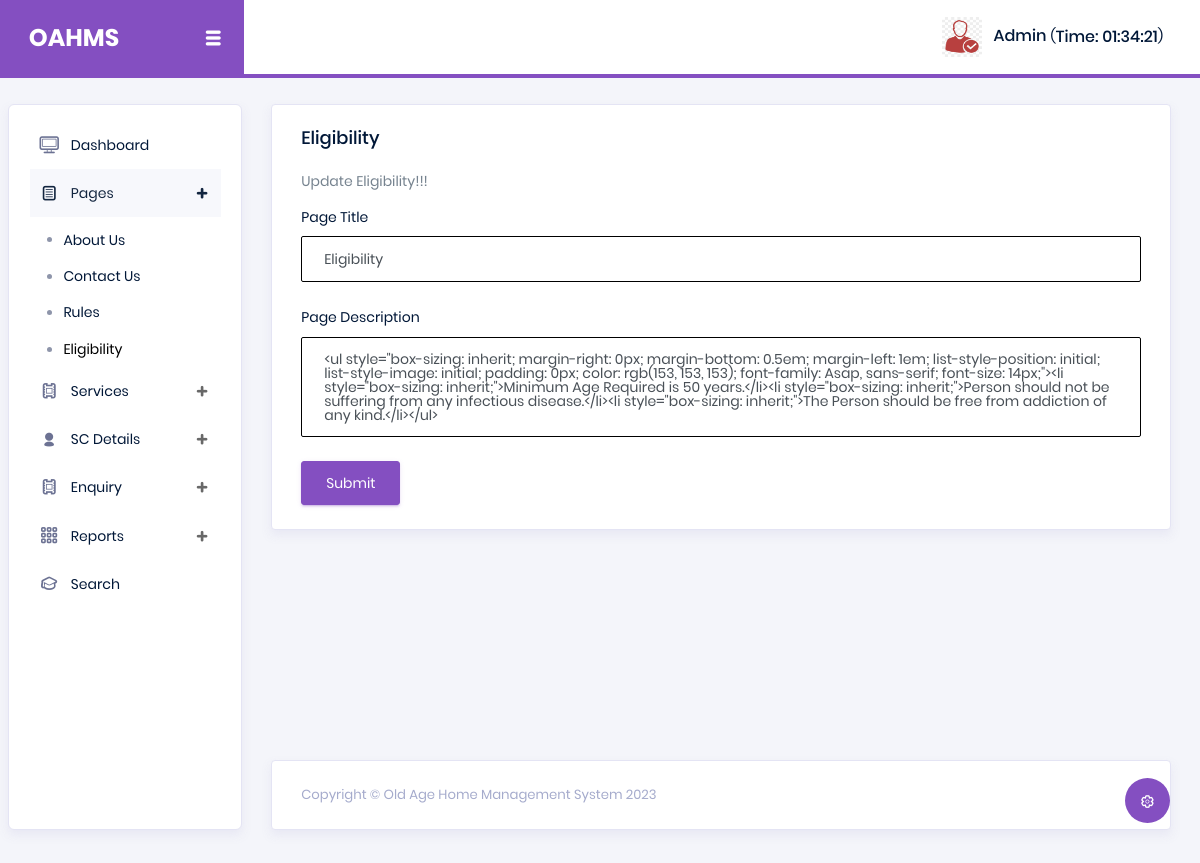
Screenshot of /admin/eligibility.php (signed in) with the database file from the repository.
### tables this page shows
CREATE TABLE `tblpage` (
  `ID` int(10) NOT NULL,
  `PageType` varchar(200) DEFAULT NULL,
  `PageTitle` mediumtext DEFAULT NULL,
  `PageDescription` mediumtext DEFAULT NULL,
  `Email` varchar(200) DEFAULT NULL,
  `MobileNumber` bigint(10) DEFAULT NULL,
  `UpdationDate` date DEFAULT NULL,
  `Timing` varchar(200) NOT NULL
);

### admin/eligibility.php (the view, shortened to what this page needs)
<?php session_start();
include_once('includes/config.php');
if (strlen($_SESSION['aid']==0)) {
  header('location:logout.php');
  } else{
?>
<!DOCTYPE html>
<html lang="en">
<head>
  <link rel="stylesheet" href="vendors/typicons/typicons.css">
  <link rel="stylesheet" href="vendors/css/vendor.bundle.base.css">
  <link rel="stylesheet" href="vendors/select2/select2.min.css">
  <link rel="stylesheet" href="vendors/select2-bootstrap-theme/select2-bootstrap.min.css">
  <link rel="stylesheet" href="css/vertical-layout-light/style.css">
</head>
<body>
  <div class="container-scroller">
    <nav class="navbar col-lg-12 col-12 p-0 fixed-top d-flex flex-row">
      <div class="navbar-brand-wrapper d-flex justify-content-center">
        <div class="navbar-brand-inner-wrapper d-flex justify-content-between align-items-center w-100">
          <a class="navbar-brand brand-logo" href="index.html"><img src="images/logo.svg" alt="logo"/></a>
          <button class="navbar-toggler navbar-toggler align-self-center" type="button" data-toggle="minimize">
          </button>
        </div>
      </div>
      <?php include_once('includes/header.php');?>
    </nav>
    <div class="container-fluid page-body-wrapper">
    <?php include_once('includes/sidebar.php');?>
      <div class="main-panel">
        <div class="content-wrapper">
          <div class="row">
            <div class="col-md-12 grid-margin stretch-card">
              <div class="card">
                <div class="card-body">
                  <h4 class="card-title">Eligibility</h4>
                  <p class="card-description">
                    Update Eligibility!!!
                  </p>
                  <form class="forms-sample" method="post">
                    <?php
$ret=mysqli_query($con,"select * from  tblpage where PageType='eligibility'");
while ($row=mysqli_fetch_array($ret)) {
?>
                    <div class="form-group">
                       <label for="exampleInputUsername1">Page Title</label>
                      <input id="pagetitle" name="pagetitle" type="text" class="form-control" required="true" value="<?php  echo $row['PageTitle'];?>">
                    </div>
                    <div class="form-group">
                      <label for="exampleInputEmail1">Page Description</label>
                      <textarea class="form-control" name="pagedes" id="pagedes" rows="5"><?php  echo $row['PageDescription'];?></textarea>
                    </div>
                    <?php } ?>
                    <button type="submit" class="btn btn-primary mr-2" name="submit">Submit</button>
                  </form>
                </div>
              </div>
            </div>
          </div>
        </div>
       <?php include_once('includes/footer.php');?>
      </div>
    </div>
  </div>
</body>
</html>
<?php } ?>

### admin/includes/header.php (shortened to what this page needs)
<nav class="navbar col-lg-12 col-12 p-0 fixed-top d-flex flex-row">
      <div class="navbar-brand-wrapper d-flex justify-content-center">
        <div class="navbar-brand-inner-wrapper d-flex justify-content-between align-items-center w-100">
          <a class="navbar-brand brand-logo" href="dashboard.php"><strong style="color: white;">OAHMS</strong></a>
          <button class="navbar-toggler navbar-toggler align-self-center" type="button" data-toggle="minimize">
            <span class="typcn typcn-th-menu"></span>
          </button>
        </div>
      </div>
      <div class="navbar-menu-wrapper d-flex align-items-center justify-content-end">
        <ul class="navbar-nav mr-lg-2">
          <li class="nav-item nav-profile dropdown">
            <a class="nav-link" href="#" data-toggle="dropdown" id="profileDropdown">
              <img src="images/faces/face5.jpg" alt="profile"/>
              <?php
$adid=$_SESSION['aid'];
$ret=mysqli_query($con,"select AdminName from tbladmin where ID='$adid'");
$row=mysqli_fetch_array($ret);
$name=$row['AdminName'];
?>
              <span class="nav-profile-name"><?php echo $name; ?></span>
            </a>
          </li>
          <li class="nav-item nav-user-status dropdown">
              (<h6 class="mb-0">Time: <?php
  echo $runningTime = date('h:i:s');
?></h6>)
          </li>
        </ul>
      </div>
    </nav>

### rows the page displays
tblpage: pagetitle "Eligibility", pagedes "<ul style=\"box-sizing: inherit; margin-right: 0px; margin-bottom: 0.5em; margin-left: 1em; list-style-position: initial; list-style-image: initial; padding: 0px; color: rgb(153, 153, 153); font-family: Asap, sans-serif; font-size: 14px;\"><li style=\"box-sizing: inherit;\">Minimum Age Required is 50 years.</li><li style=\"box-sizing: inherit;\">Person should not be suffering from any infectious disease.</li><li style=\"box-sizing: inherit;\">The Person should be free from addiction of any kind.</li></ul>"

### other values shown
$name "Admin"
